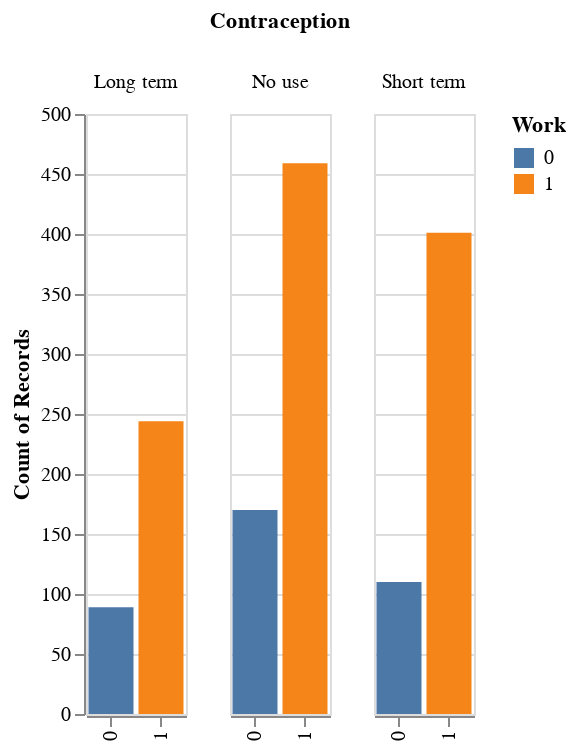

The notebook cell this image was saved under:
### Markdown cell above
### Effect of `work` on `contraceptive_method`

### Code cell
alt.Chart(df).mark_bar().encode(
    x=alt.X('work:N', title=None),
    y='count()',
    color=alt.Color('work:N', title='Work'),
    column=alt.Column('contraceptive_method:N', title='Contraception')
).properties(width=50)

### Figure 1 — Vega-Lite specification as saved in the notebook (floating-point values rounded to 4 significant figures; data arrays with more than 128 entries replaced by an {"elided": "..."} marker saying what was removed)
{"config": {"view": {"continuousWidth": 400, "continuousHeight": 300}}, "data": {"name": "data-2608fb0b0d3df09020f6c32f6bb7cb1d"}, "mark": "bar", "encoding": {"color": {"field": "work", "title": "Work", "type": "nominal"}, "column": {"field": "contraceptive_method", "title": "Contraception", "type": "nominal"}, "x": {"field": "work", "title": null, "type": "nominal"}, "y": {"aggregate": "count", "type": "quantitative"}}, "width": 50, "$schema": "https://vega.github.io/schema/vega-lite/v4.17.0.json", "datasets": {"data-2608fb0b0d3df09020f6c32f6bb7cb1d": {"elided": "1473 records"}}}
